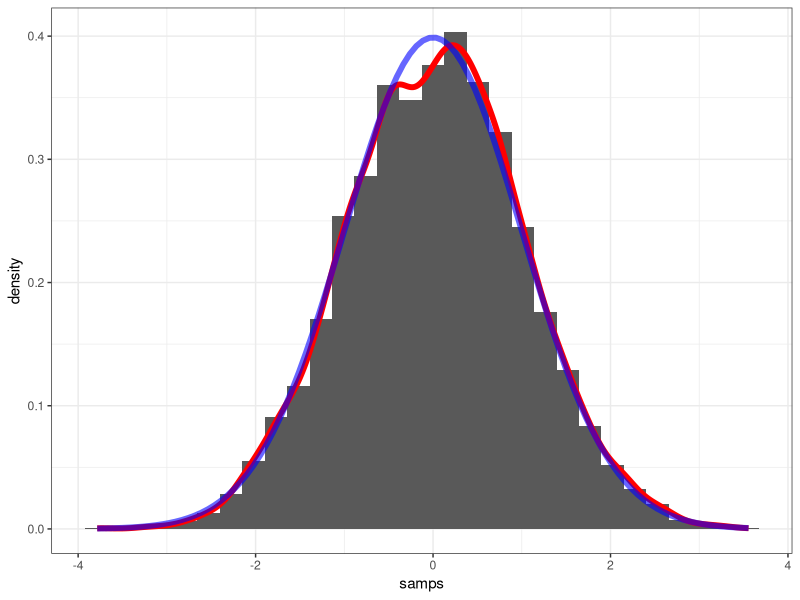
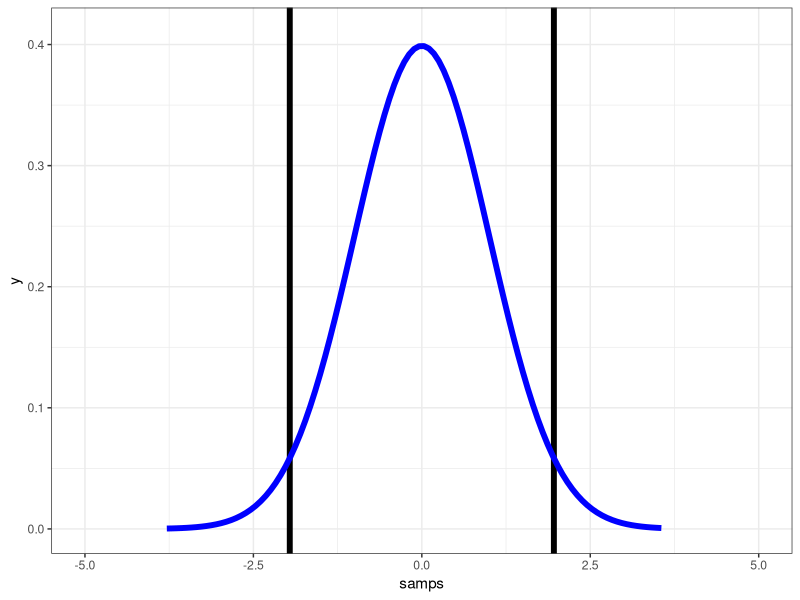

These charts were generated, in order, by the following R code:
## ---- chunk 1
stdnorm_samps <- data.frame( samps = rnorm(n = 10000, mean = 0, sd = 1) )

library(ggplot2)

ggplot(data = stdnorm_samps, aes(x = samps)) +
  geom_histogram( aes( y = ..density.. ) ) +
  geom_density(colour = "red", size = 2) + 
  stat_function( fun = dnorm, colour = "blue", alpha = 0.6, size = 2) +
  theme_bw()
## ---- chunk 2
qnorm(.025)
qnorm(.975)
## ---- chunk 3
ggplot(data = stdnorm_samps, aes(x = samps)) +
  coord_cartesian(xlim = c(-5, 5), ylim = c(0, 0.41)) +
  geom_vline(xintercept = c(-1.96, 1.96), size = 2 ) +
  stat_function( fun = dnorm, colour = "blue", size = 2) +
  theme_bw()
## ---- chunk 4

## ---- chunk 5

